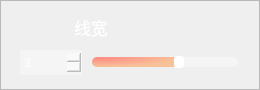
                 <widget class="QFrame" name="LINE_THICKNESS">
                  <property name="minimumSize">
                   <size>
                    <width>260</width>
                    <height>90</height>
                   </size>
                  </property>
                  <property name="maximumSize">
                   <size>
                    <width>260</width>
                    <height>90</height>
                   </size>
                  </property>
                  <property name="styleSheet">
                   <string notr="true">QFrame#LINE_THICKNESS{
border-radius:15px;
}</string>
                  </property>
                  <property name="frameShape">
                   <enum>QFrame::Shape::StyledPanel</enum>
                  </property>
                  <property name="frameShadow">
                   <enum>QFrame::Shadow::Raised</enum>
                  </property>
                  <layout class="QVBoxLayout" name="verticalLayout_23">
                   <item>
                    <widget class="QPushButton" name="ToggleBotton_5">
                     <property name="sizePolicy">
                      <sizepolicy hsizetype="Expanding" vsizetype="Fixed">
                       <horstretch>0</horstretch>
                       <verstretch>0</verstretch>
                      </sizepolicy>
                     </property>
                     <property name="minimumSize">
                      <size>
                       <width>0</width>
                       <height>30</height>
                      </size>
                     </property>
                     <property name="maximumSize">
                      <size>
                       <width>16777215</width>
                       <height>30</height>
                      </size>
                     </property>
                     <property name="font">
                      <font>
                       <family>方正粗黑宋简体</family>
                       <pointsize>13</pointsize>
                       <italic>false</italic>
                       <bold>false</bold>
                      </font>
                     </property>
                     <property name="cursor">
                      <cursorShape>ArrowCursor</cursorShape>
                     </property>
                     <property name="mouseTracking">
                      <bool>true</bool>
                     </property>
                     <property name="focusPolicy">
                      <enum>Qt::FocusPolicy::StrongFocus</enum>
                     </property>
                     <property name="contextMenuPolicy">
                      <enum>Qt::ContextMenuPolicy::DefaultContextMenu</enum>
                     </property>
                     <property name="layoutDirection">
                      <enum>Qt::LayoutDirection::LeftToRight</enum>
                     </property>
                     <property name="autoFillBackground">
                      <bool>false</bool>
                     </property>
                     <property name="styleSheet">
                      <string notr="true">QPushButton{
background-image:url(:/setting /images/newsize/line.png);
background-repeat: no-repeat;
background-position: left center;
border: none;
border-left: 20px solid transparent;
text-align: left;
padding-left: 42px;
padding-bottom: 0px;
color: white;
font: 13pt &quot;方正粗黑宋简体&quot;;
}</string>
                     </property>
                     <property name="text">
                      <string>线宽</string>
                     </property>
                     <property name="autoDefault">
                      <bool>false</bool>
                     </property>
                     <property name="default">
                      <bool>false</bool>
                     </property>
                     <property name="flat">
                      <bool>false</bool>
                     </property>
                    </widget>
                   </item>
                   <item>
                    <widget class="QFrame" name="frame_5">
                     <property name="sizePolicy">
                      <sizepolicy hsizetype="Preferred" vsizetype="Preferred">
                       <horstretch>0</horstretch>
                       <verstretch>0</verstretch>
                      </sizepolicy>
                     </property>
                     <property name="minimumSize">
                      <size>
                       <width>0</width>
                       <height>20</height>
                      </size>
                     </property>
                     <property name="maximumSize">
                      <size>
                       <width>16777215</width>
                       <height>30</height>
                      </size>
                     </property>
                     <layout class="QHBoxLayout" name="horizontalLayout_21" stretch="3,7">
                      <property name="spacing">
                       <number>10</number>
                      </property>
                      <property name="leftMargin">
                       <number>8</number>
                      </property>
                      <property name="topMargin">
                       <number>0</number>
                      </property>
                      <property name="rightMargin">
                       <number>10</number>
                      </property>
                      <property name="bottomMargin">
                       <number>0</number>
                      </property>
                      <item>
                       <widget class="QDoubleSpinBox" name="line_spinbox">
                        <property name="minimumSize">
                         <size>
                          <width>40</width>
                          <height>25</height>
                         </size>
                        </property>
                        <property name="cursor">
                         <cursorShape>PointingHandCursor</cursorShape>
                        </property>
                        <property name="styleSheet">
                         <string notr="true">QDoubleSpinBox {
border: 0px solid lightgray;
border-radius: 2px;
background-color: rgba(255,255,255,90);
padding-left: 2px;
font: 700 11pt &quot;Arial&quot;;
color: rgb(255, 255, 255);
}
        
QDoubleSpinBox::up-button {
width: 10px;
height: 9px;
margin: 0px 3px 0px 0px;
border-image: url(:/setting /images/newsize/box_up.png);
}
QDoubleSpinBox::up-button:pressed {
margin-top: 1px;
}
            
QDoubleSpinBox::down-button {
width: 10px;
height: 9px;
margin: 0px 3px 0px 0px;
border-image:url(:/setting /images/newsize/box_down.png);
}
QDoubleSpinBox::down-button:pressed {
margin-bottom: 1px;
}</string>
                        </property>
                        <property name="decimals">
                         <number>0</number>
                        </property>
                        <property name="minimum">
                         <double>0.000000000000000</double>
                        </property>
                        <property name="maximum">
                         <double>5.000000000000000</double>
                        </property>
                        <property name="singleStep">
                         <double>1.000000000000000</double>
                        </property>
                        <property name="value">
                         <double>3.000000000000000</double>
                        </property>
                       </widget>
                      </item>
                      <item>
                       <widget class="QSlider" name="line_slider">
                        <property name="cursor">
                         <cursorShape>PointingHandCursor</cursorShape>
                        </property>
                        <property name="styleSheet">
                         <string notr="true">QSlider::groove:horizontal {
border: none;
height: 10px;
background-color: rgba(255,255,255,90);
border-radius: 5px;
}

QSlider::handle:horizontal {
width: 10px;
margin: -1px 0px -1px 0px;
border-radius: 3px;
background-color: white;
}

QSlider::sub-page:horizontal {
background-color:  qradialgradient(cx:0, cy:0, radius:1, fx:0.1, fy:0.1, stop:0 rgb(253, 139, 133),  stop:1 rgb(248, 194, 152));
border-radius: 5px;
}</string>
                        </property>
                        <property name="minimum">
                         <number>0</number>
                        </property>
                        <property name="maximum">
                         <number>5</number>
                        </property>
                        <property name="pageStep">
                         <number>1</number>
                        </property>
                        <property name="value">
                         <number>3</number>
                        </property>
                        <property name="orientation">
                         <enum>Qt::Orientation::Horizontal</enum>
                        </property>
                       </widget>
                      </item>
                     </layout>
                    </widget>
                   </item>
                  </layout>
                 </widget>
